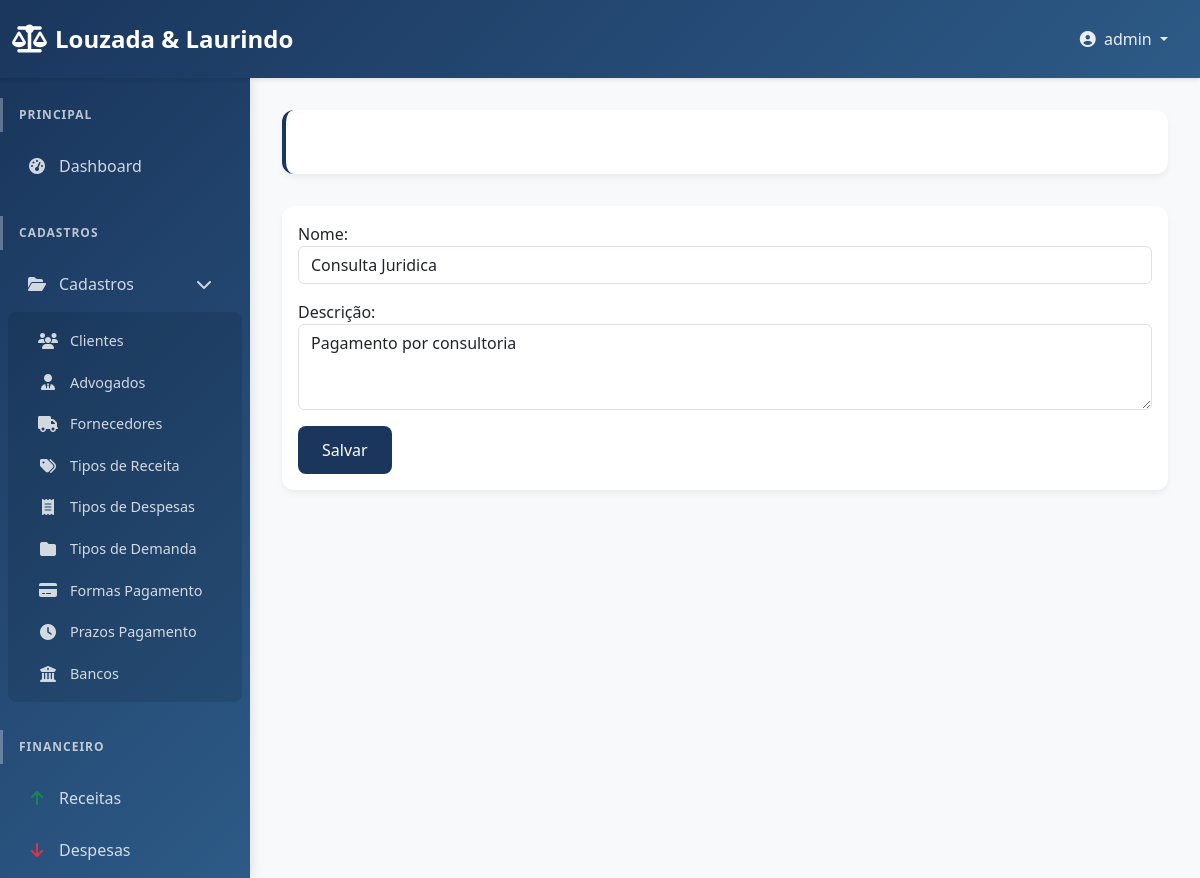
/dashboard/tipo-receita/3/edit/ (signed in), run on the app's committed database.
### users/models.py (models this page shows, shortened)
class Lawyer(AbstractUser):
    cpf = models.CharField(max_length=14, unique=True, blank=True, null=True, verbose_name="CPF")
    oab_number = models.CharField(max_length=20, blank=True, null=True, verbose_name="Número OAB")
    STATE_CHOICES = [
        ('AC', 'Acre'), ('AL', 'Alagoas'), ('AP', 'Amapá'), ('AM', 'Amazonas'),
        ('BA', 'Bahia'), ('CE', 'Ceará'), ('DF', 'Distrito Federal'), ('ES', 'Espírito Santo'),
        ('GO', 'Goiás'), ('MA', 'Maranhão'), ('MT', 'Mato Grosso'), ('MS', 'Mato Grosso do Sul'),
        ('MG', 'Minas Gerais'), ('PA', 'Pará'), ('PB', 'Paraíba'), ('PR', 'Paraná'),
        ('PE', 'Pernambuco'), ('PI', 'Piauí'), ('RJ', 'Rio de Janeiro'), ('RN', 'Rio Grande do Norte'),
        ('RS', 'Rio Grande do Sul'), ('RO', 'Rondônia'), ('RR', 'Roraima'), ('SC', 'Santa Catarina'),
        ('SP', 'São Paulo'), ('SE', 'Sergipe'), ('TO', 'Tocantins'),
    ]
    oab_section = models.CharField(max_length=2, choices=STATE_CHOICES, blank=True, null=True, verbose_name="Seccional OAB")
    phone = models.CharField(max_length=20, blank=True, null=True, verbose_name="Telefone")
    pix_key = models.CharField(max_length=255, blank=True, null=True, verbose_name="Chave PIX")
    professional_address = models.TextField(blank=True, null=True, verbose_name="Endereço Profissional")
    registration_date = models.DateField(default=timezone.now, verbose_name="Data de Cadastro")
    enable_publications = models.BooleanField(default=False, verbose_name="Publicações Ativadas")
    enable_login = models.BooleanField(default=True, verbose_name="Login Ativado")
    groups = models.ManyToManyField(
        'auth.Group',
        verbose_name='groups',
        blank=True,
        help_text='The groups this user belongs to. A user will get all permissions granted to each of their groups.',
        related_name="lawyer_set",
        related_query_name="lawyer",
    )
    user_permissions = models.ManyToManyField(
        'auth.Permission',
        verbose_name='user permissions',
        blank=True,
        help_text='Specific permissions for this user.',
        related_name="lawyer_set",
        related_query_name="lawyer",
    )

### dashboard/models.py (models this page shows, shortened)
class TipoReceita(models.Model):
    nome = models.CharField(max_length=100, verbose_name="Nome")
    descricao = models.TextField(blank=True, null=True, verbose_name="Descrição")
    data_cadastro = models.DateTimeField(default=timezone.now, verbose_name="Data de Cadastro")
    class Meta:
        verbose_name = "Tipo de Receita"
        verbose_name_plural = "Tipos de Receita"
        ordering = ['-data_cadastro']

### dashboard/views.py (the view)
# urls.py: path('tipo-receita/<int:pk>/edit/', views.tipo_receita_update, name='tipo_receita_update'),
@login_required
def tipo_receita_update(request, pk):
    tipo_receita = get_object_or_404(TipoReceita, pk=pk)
    if request.method == 'POST':
        form = TipoReceitaForm(request.POST, instance=tipo_receita)
        if form.is_valid():
            form.save()
            messages.success(request, 'Tipo de receita atualizado com sucesso!')
            return redirect('dashboard:tipo_receita_list')
    else:
        form = TipoReceitaForm(instance=tipo_receita)
    return render(request, 'dashboard/tipo_receita_form.html', {
        'form': form,
        'form_title': 'Editar Tipo de Receita',
        'button_text': 'Salvar'
    })

### dashboard/forms.py
class TipoReceitaForm(forms.ModelForm):
   class Meta:
       model = TipoReceita
       fields = ['nome', 'descricao']
       widgets = {
           'nome': forms.TextInput(attrs={'class': 'form-control', 'placeholder': 'Nome do tipo de receita'}),
           'descricao': forms.Textarea(attrs={'class': 'form-control', 'rows': 3, 'placeholder': 'Descrição do tipo de receita'}),
       }

### dashboard/templates/dashboard/tipo_receita_form.html (shortened to what this page needs)
{% extends 'dashboard/base.html' %}
{% block content %}
<div class="page-header">
</div>
<div class="card">
    <div class="card-body">
        <form method="post">
            {{ form.as_p }}
            <button type="submit" class="btn btn-primary">Salvar</button>
        </form>
    </div>
</div>
{% endblock %}

### dashboard/templates/dashboard/base.html (shortened to what this page needs)
<!doctype html>
<html lang="pt-BR">
<head>
    <link href="https://cdn.jsdelivr.net/npm/bootstrap@5.3.3/dist/css/bootstrap.min.css" rel="stylesheet">
    <link href="https://cdnjs.cloudflare.com/ajax/libs/font-awesome/6.4.0/css/all.min.css" rel="stylesheet">
    {% load static %}
    <link href="{% static 'dashboard/css/custom.css' %}" rel="stylesheet">
</head>
<body>
    {% if user.is_authenticated %}
    <nav class="navbar navbar-expand-lg navbar-dark sticky-top">
        <div class="container-fluid">
            <a class="navbar-brand" href="{% url 'dashboard:home' %}">
                <i class="fas fa-balance-scale"></i>
                Louzada & Laurindo
            </a>
            <div class="collapse navbar-collapse" id="navbarNav">
                <ul class="navbar-nav ms-auto">
                    <li class="nav-item dropdown">
                        <a class="nav-link dropdown-toggle" href="#" id="navbarDropdown" role="button" data-bs-toggle="dropdown" aria-expanded="false">
                            <i class="fas fa-user-circle me-1"></i>
                            {{ user.get_full_name|default:user.username }}
                        </a>
                    </li>
                </ul>
            </div>
        </div>
    </nav>
    <div class="d-flex">
        <div class="offcanvas-lg offcanvas-start sidebar" tabindex="-1" id="sidebarMenu" aria-labelledby="sidebarMenuLabel">
            <div class="offcanvas-body d-flex flex-column">
                <nav class="nav flex-column flex-grow-1">
                    <div class="nav-section">
                        <div class="nav-section-title">Principal</div>
                        <ul class="nav flex-column">
                            <li class="nav-item">
                                <a class="nav-link {% if request.resolver_match.url_name == 'home' %}active{% endif %}" href="{% url 'dashboard:home' %}">
                                    <i class="fas fa-tachometer-alt"></i>
                                    Dashboard
                                </a>
                            </li>
                        </ul>
                    </div>
                    <div class="nav-section">
                        <div class="nav-section-title">Cadastros</div>
                        <ul class="nav flex-column">
                            <li class="nav-item">
                                <a class="nav-link" data-bs-toggle="collapse" href="#cadastros-submenu" role="button" aria-expanded="true" aria-controls="cadastros-submenu">
                                    <i class="fas fa-folder-open"></i>
                                    Cadastros
                                    <i class="fas fa-chevron-down ms-auto"></i>
                                </a>
                                <div class="collapse show submenu" id="cadastros-submenu">
                                    <ul class="nav flex-column">
                                        <li class="nav-item">
                                            <a class="nav-link {% if request.resolver_match.url_name == 'clients' %}active{% endif %}" href="{% url 'dashboard:clients' %}">
                                                <i class="fas fa-users"></i>
                                                Clientes
                                            </a>
                                        </li>
                                        <li class="nav-item">
                                            <a class="nav-link {% if request.resolver_match.url_name == 'lawyers' %}active{% endif %}" href="{% url 'dashboard:lawyers' %}">
                                                <i class="fas fa-user-tie"></i>
                                                Advogados
                                            </a>
                                        </li>
                                        <li class="nav-item">
                                            <a class="nav-link" href="#">
                                                <i class="fas fa-truck"></i>
                                                Fornecedores
                                            </a>
                                        </li>
                                        <li class="nav-item">
                                <a class="nav-link" href="{% url 'dashboard:tipo_receita_list' %}">
                                    <i class="fas fa-tags"></i>
                                    Tipos de Receita
                                </a>
                            </li>
                                        <li class="nav-item">
                                            <a class="nav-link" href="{% url 'dashboard:tipo_despesa_list' %}">
                                                <i class="fas fa-receipt"></i>
                                                Tipos de Despesas
                                            </a>
                                        </li>
                                        <li class="nav-item">
                                            <a class="nav-link" href="{% url 'dashboard:tipo_demanda_list' %}">
                                                <i class="fas fa-folder"></i>
                                                Tipos de Demanda
                                            </a>
                                        </li>
                                        <li class="nav-item">
                                            <a class="nav-link" href="{% url 'dashboard:forma_pagamento_list' %}">
                                                <i class="fas fa-credit-card"></i>
                                                Formas Pagamento
                                            </a>
                                        </li>
                                        <li class="nav-item">
                                            <a class="nav-link" href="{% url 'dashboard:prazo_pagamento_list' %}">
                                                <i class="fas fa-clock"></i>
                                                Prazos Pagamento
                                            </a>
                                        </li>
                                        <li class="nav-item">
                                            <a class="nav-link" href="{% url 'dashboard:banco_list' %}">
                                                <i class="fas fa-university"></i>
                                                Bancos
                                            </a>
                                        </li>
                                    </ul>
                                </div>
                            </li>
                        </ul>
                    </div>
                    <div class="nav-section">
                        <div class="nav-section-title">Financeiro</div>
                        <ul class="nav flex-column">
                            <li class="nav-item">
                                <a class="nav-link" href="{% url 'dashboard:receitas' %}">
                                    <i class="fas fa-arrow-up text-success"></i>
                                    Receitas
                                </a>
                            </li>
                            <li class="nav-item">
                                <a class="nav-link" href="#">
                                    <i class="fas fa-arrow-down text-danger"></i>
                                    Despesas
                                </a>
                            </li>
                        </ul>
                    </div>
                </nav>
            </div>
        </div>
        <div class="main-content flex-grow-1">
            {% block content %}
            {% endblock %}
        </div>
    </div>
    {% else %}
    <div class="container-fluid h-100">
        {% block login_content %}
        {% endblock %}
    </div>
    {% endif %}
</body>
</html>

### dashboard/static/dashboard/css/custom.css (style rules this page uses)
.sidebar { flex: 0 0 250px; background-color: #343a40; color: white; padding-top: 20px; height: 100vh; overflow-y: auto; position: sticky; top: 0; }
.sidebar a { color: white; text-decoration: none; display: block; padding: 10px 15px; }
.sidebar .nav-link { padding-left: 25px; }
.main-content { flex-grow: 1; padding: 20px; overflow-y: auto; }

### dashboard/templates/dashboard/base.html (style rules this page uses)
:root { --primary-color: #1a365d; --secondary-color: #2d5a87; --success-color: #28a745; --warning-color: #ffc107; --danger-color: #dc3545; --info-color: #17a2b8; --sidebar-width: 280px; }
body { font-family: 'Segoe UI', Tahoma, Geneva, Verdana, sans-serif; background-color: #f8f9fa; }
.navbar { background: linear-gradient(135deg, var(--primary-color) 0%, var(--secondary-color) 100%) !important; box-shadow: 0 2px 4px rgba(0,0,0,0.1); padding: 1rem 0; }
.navbar-brand { font-weight: 600; font-size: 1.5rem; color: white !important; display: flex; align-items: center; gap: 0.5rem; }
.navbar-brand i { font-size: 1.75rem; }
.navbar-nav .nav-link { color: rgba(255,255,255,0.9) !important; font-weight: 500; padding: 0.5rem 1rem !important; border-radius: 8px; transition: all 0.3s ease; margin: 0 0.25rem; }
.sidebar { width: var(--sidebar-width) !important; background: linear-gradient(135deg, var(--primary-color) 0%, var(--secondary-color) 100%) !important; border: none !important; box-shadow: 2px 0 10px rgba(0,0,0,0.1); }
.offcanvas-body { padding: 1.5rem 0; }
.nav-section { margin-bottom: 1.5rem; }
.nav-section-title { padding: 0.5rem 1rem; font-size: 0.75rem; text-transform: uppercase; letter-spacing: 1px; color: rgba(255,255,255,0.7); font-weight: 600; margin-bottom: 0.5rem; border-left: 3px solid rgba(255,255,255,0.3); }
.sidebar .nav-link { color: rgba(255,255,255,0.8) !important; padding: 0.75rem 1rem !important; margin: 0.125rem 0.5rem !important; border-radius: 8px !important; transition: all 0.3s ease; display: flex; align-items: center; font-weight: 500; border-left: 3px solid transparent; }
.sidebar .nav-link i { width: 20px; margin-right: 12px; text-align: center; font-size: 1rem; }
.submenu { background-color: rgba(0,0,0,0.1); border-radius: 8px; margin: 0.25rem 0.5rem; padding: 0.5rem 0; }
.submenu .nav-link { margin: 0.125rem 0.75rem !important; padding: 0.5rem 1rem !important; font-size: 0.9rem; border-left: 2px solid transparent; }
.main-content { padding: 2rem !important; min-height: 100vh; background-color: #f8f9fa; }
.card { border: none; border-radius: 12px; box-shadow: 0 4px 6px rgba(0,0,0,0.05); transition: all 0.3s ease; }
.btn-primary { background: var(--primary-color); border: none; border-radius: 8px; padding: 0.75rem 1.5rem; font-weight: 500; transition: all 0.3s ease; }
.page-header { background: white; padding: 2rem; border-radius: 12px; box-shadow: 0 4px 6px rgba(0,0,0,0.05); margin-bottom: 2rem; border-left: 4px solid var(--primary-color); }

### data on the page
Lawyer: get_full_name "admin"
TipoReceita: nome "Consulta Juridica", descricao "Pagamento por consultoria"
